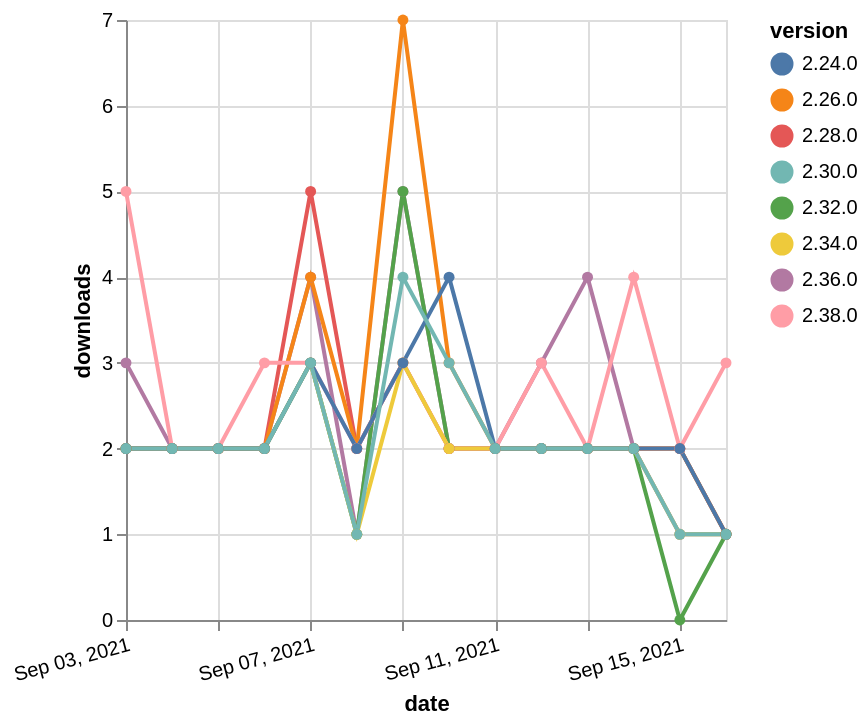

Express this chart as Vega-Lite.
### Vega-Lite specification from a JSON file in a GitHub repository (floating-point values rounded to 4 significant figures)
{"$schema": "https://vega.github.io/schema/vega-lite/v5.json", "description": "A simple bar chart with embedded data.", "data": {"values": [{"date": "2021-09-03", "total": 741, "delta": 3, "version": "2.36.0"}, {"date": "2021-09-04", "total": 743, "delta": 2, "version": "2.36.0"}, {"date": "2021-09-05", "total": 745, "delta": 2, "version": "2.36.0"}, {"date": "2021-09-06", "total": 747, "delta": 2, "version": "2.36.0"}, {"date": "2021-09-07", "total": 751, "delta": 4, "version": "2.36.0"}, {"date": "2021-09-08", "total": 752, "delta": 1, "version": "2.36.0"}, {"date": "2021-09-09", "total": 757, "delta": 5, "version": "2.36.0"}, {"date": "2021-09-10", "total": 759, "delta": 2, "version": "2.36.0"}, {"date": "2021-09-11", "total": 761, "delta": 2, "version": "2.36.0"}, {"date": "2021-09-12", "total": 764, "delta": 3, "version": "2.36.0"}, {"date": "2021-09-13", "total": 768, "delta": 4, "version": "2.36.0"}, {"date": "2021-09-14", "total": 770, "delta": 2, "version": "2.36.0"}, {"date": "2021-09-15", "total": 771, "delta": 1, "version": "2.36.0"}, {"date": "2021-09-16", "total": 772, "delta": 1, "version": "2.36.0"}, {"date": "2021-09-03", "total": 1543, "delta": 2, "version": "2.32.0"}, {"date": "2021-09-04", "total": 1545, "delta": 2, "version": "2.32.0"}, {"date": "2021-09-05", "total": 1547, "delta": 2, "version": "2.32.0"}, {"date": "2021-09-06", "total": 1549, "delta": 2, "version": "2.32.0"}, {"date": "2021-09-07", "total": 1552, "delta": 3, "version": "2.32.0"}, {"date": "2021-09-08", "total": 1553, "delta": 1, "version": "2.32.0"}, {"date": "2021-09-09", "total": 1558, "delta": 5, "version": "2.32.0"}, {"date": "2021-09-10", "total": 1560, "delta": 2, "version": "2.32.0"}, {"date": "2021-09-11", "total": 1562, "delta": 2, "version": "2.32.0"}, {"date": "2021-09-12", "total": 1564, "delta": 2, "version": "2.32.0"}, {"date": "2021-09-13", "total": 1566, "delta": 2, "version": "2.32.0"}, {"date": "2021-09-14", "total": 1568, "delta": 2, "version": "2.32.0"}, {"date": "2021-09-15", "total": 1568, "delta": 0, "version": "2.32.0"}, {"date": "2021-09-16", "total": 1569, "delta": 1, "version": "2.32.0"}, {"date": "2021-09-03", "total": 2070, "delta": 2, "version": "2.28.0"}, {"date": "2021-09-04", "total": 2072, "delta": 2, "version": "2.28.0"}, {"date": "2021-09-05", "total": 2074, "delta": 2, "version": "2.28.0"}, {"date": "2021-09-06", "total": 2076, "delta": 2, "version": "2.28.0"}, {"date": "2021-09-07", "total": 2081, "delta": 5, "version": "2.28.0"}, {"date": "2021-09-08", "total": 2083, "delta": 2, "version": "2.28.0"}, {"date": "2021-09-09", "total": 2086, "delta": 3, "version": "2.28.0"}, {"date": "2021-09-10", "total": 2088, "delta": 2, "version": "2.28.0"}, {"date": "2021-09-11", "total": 2090, "delta": 2, "version": "2.28.0"}, {"date": "2021-09-12", "total": 2092, "delta": 2, "version": "2.28.0"}, {"date": "2021-09-13", "total": 2094, "delta": 2, "version": "2.28.0"}, {"date": "2021-09-14", "total": 2096, "delta": 2, "version": "2.28.0"}, {"date": "2021-09-15", "total": 2098, "delta": 2, "version": "2.28.0"}, {"date": "2021-09-16", "total": 2099, "delta": 1, "version": "2.28.0"}, {"date": "2021-09-03", "total": 2563, "delta": 2, "version": "2.26.0"}, {"date": "2021-09-04", "total": 2565, "delta": 2, "version": "2.26.0"}, {"date": "2021-09-05", "total": 2567, "delta": 2, "version": "2.26.0"}, {"date": "2021-09-06", "total": 2569, "delta": 2, "version": "2.26.0"}, {"date": "2021-09-07", "total": 2573, "delta": 4, "version": "2.26.0"}, {"date": "2021-09-08", "total": 2575, "delta": 2, "version": "2.26.0"}, {"date": "2021-09-09", "total": 2582, "delta": 7, "version": "2.26.0"}, {"date": "2021-09-10", "total": 2585, "delta": 3, "version": "2.26.0"}, {"date": "2021-09-11", "total": 2587, "delta": 2, "version": "2.26.0"}, {"date": "2021-09-12", "total": 2589, "delta": 2, "version": "2.26.0"}, {"date": "2021-09-13", "total": 2591, "delta": 2, "version": "2.26.0"}, {"date": "2021-09-14", "total": 2593, "delta": 2, "version": "2.26.0"}, {"date": "2021-09-15", "total": 2595, "delta": 2, "version": "2.26.0"}, {"date": "2021-09-16", "total": 2596, "delta": 1, "version": "2.26.0"}, {"date": "2021-09-03", "total": 242, "delta": 5, "version": "2.38.0"}, {"date": "2021-09-04", "total": 244, "delta": 2, "version": "2.38.0"}, {"date": "2021-09-05", "total": 246, "delta": 2, "version": "2.38.0"}, {"date": "2021-09-06", "total": 249, "delta": 3, "version": "2.38.0"}, {"date": "2021-09-07", "total": 252, "delta": 3, "version": "2.38.0"}, {"date": "2021-09-08", "total": 254, "delta": 2, "version": "2.38.0"}, {"date": "2021-09-09", "total": 257, "delta": 3, "version": "2.38.0"}, {"date": "2021-09-10", "total": 259, "delta": 2, "version": "2.38.0"}, {"date": "2021-09-11", "total": 261, "delta": 2, "version": "2.38.0"}, {"date": "2021-09-12", "total": 264, "delta": 3, "version": "2.38.0"}, {"date": "2021-09-13", "total": 266, "delta": 2, "version": "2.38.0"}, {"date": "2021-09-14", "total": 270, "delta": 4, "version": "2.38.0"}, {"date": "2021-09-15", "total": 272, "delta": 2, "version": "2.38.0"}, {"date": "2021-09-16", "total": 275, "delta": 3, "version": "2.38.0"}, {"date": "2021-09-03", "total": 1024, "delta": 2, "version": "2.34.0"}, {"date": "2021-09-04", "total": 1026, "delta": 2, "version": "2.34.0"}, {"date": "2021-09-05", "total": 1028, "delta": 2, "version": "2.34.0"}, {"date": "2021-09-06", "total": 1030, "delta": 2, "version": "2.34.0"}, {"date": "2021-09-07", "total": 1033, "delta": 3, "version": "2.34.0"}, {"date": "2021-09-08", "total": 1034, "delta": 1, "version": "2.34.0"}, {"date": "2021-09-09", "total": 1037, "delta": 3, "version": "2.34.0"}, {"date": "2021-09-10", "total": 1039, "delta": 2, "version": "2.34.0"}, {"date": "2021-09-11", "total": 1041, "delta": 2, "version": "2.34.0"}, {"date": "2021-09-12", "total": 1043, "delta": 2, "version": "2.34.0"}, {"date": "2021-09-13", "total": 1045, "delta": 2, "version": "2.34.0"}, {"date": "2021-09-14", "total": 1047, "delta": 2, "version": "2.34.0"}, {"date": "2021-09-15", "total": 1048, "delta": 1, "version": "2.34.0"}, {"date": "2021-09-16", "total": 1049, "delta": 1, "version": "2.34.0"}, {"date": "2021-09-03", "total": 2368, "delta": 2, "version": "2.24.0"}, {"date": "2021-09-04", "total": 2370, "delta": 2, "version": "2.24.0"}, {"date": "2021-09-05", "total": 2372, "delta": 2, "version": "2.24.0"}, {"date": "2021-09-06", "total": 2374, "delta": 2, "version": "2.24.0"}, {"date": "2021-09-07", "total": 2377, "delta": 3, "version": "2.24.0"}, {"date": "2021-09-08", "total": 2379, "delta": 2, "version": "2.24.0"}, {"date": "2021-09-09", "total": 2382, "delta": 3, "version": "2.24.0"}, {"date": "2021-09-10", "total": 2386, "delta": 4, "version": "2.24.0"}, {"date": "2021-09-11", "total": 2388, "delta": 2, "version": "2.24.0"}, {"date": "2021-09-12", "total": 2390, "delta": 2, "version": "2.24.0"}, {"date": "2021-09-13", "total": 2392, "delta": 2, "version": "2.24.0"}, {"date": "2021-09-14", "total": 2394, "delta": 2, "version": "2.24.0"}, {"date": "2021-09-15", "total": 2396, "delta": 2, "version": "2.24.0"}, {"date": "2021-09-16", "total": 2397, "delta": 1, "version": "2.24.0"}, {"date": "2021-09-03", "total": 1676, "delta": 2, "version": "2.30.0"}, {"date": "2021-09-04", "total": 1678, "delta": 2, "version": "2.30.0"}, {"date": "2021-09-05", "total": 1680, "delta": 2, "version": "2.30.0"}, {"date": "2021-09-06", "total": 1682, "delta": 2, "version": "2.30.0"}, {"date": "2021-09-07", "total": 1685, "delta": 3, "version": "2.30.0"}, {"date": "2021-09-08", "total": 1686, "delta": 1, "version": "2.30.0"}, {"date": "2021-09-09", "total": 1690, "delta": 4, "version": "2.30.0"}, {"date": "2021-09-10", "total": 1693, "delta": 3, "version": "2.30.0"}, {"date": "2021-09-11", "total": 1695, "delta": 2, "version": "2.30.0"}, {"date": "2021-09-12", "total": 1697, "delta": 2, "version": "2.30.0"}, {"date": "2021-09-13", "total": 1699, "delta": 2, "version": "2.30.0"}, {"date": "2021-09-14", "total": 1701, "delta": 2, "version": "2.30.0"}, {"date": "2021-09-15", "total": 1702, "delta": 1, "version": "2.30.0"}, {"date": "2021-09-16", "total": 1703, "delta": 1, "version": "2.30.0"}]}, "width": "container", "mark": {"type": "line", "point": {"filled": true}}, "encoding": {"x": {"field": "date", "type": "temporal", "timeUnit": "yearmonthdate", "title": "date", "axis": {"labelAngle": -15}}, "y": {"field": "delta", "type": "quantitative", "title": "downloads"}, "color": {"field": "version", "type": "nominal"}, "tooltip": {"field": "delta"}}}
